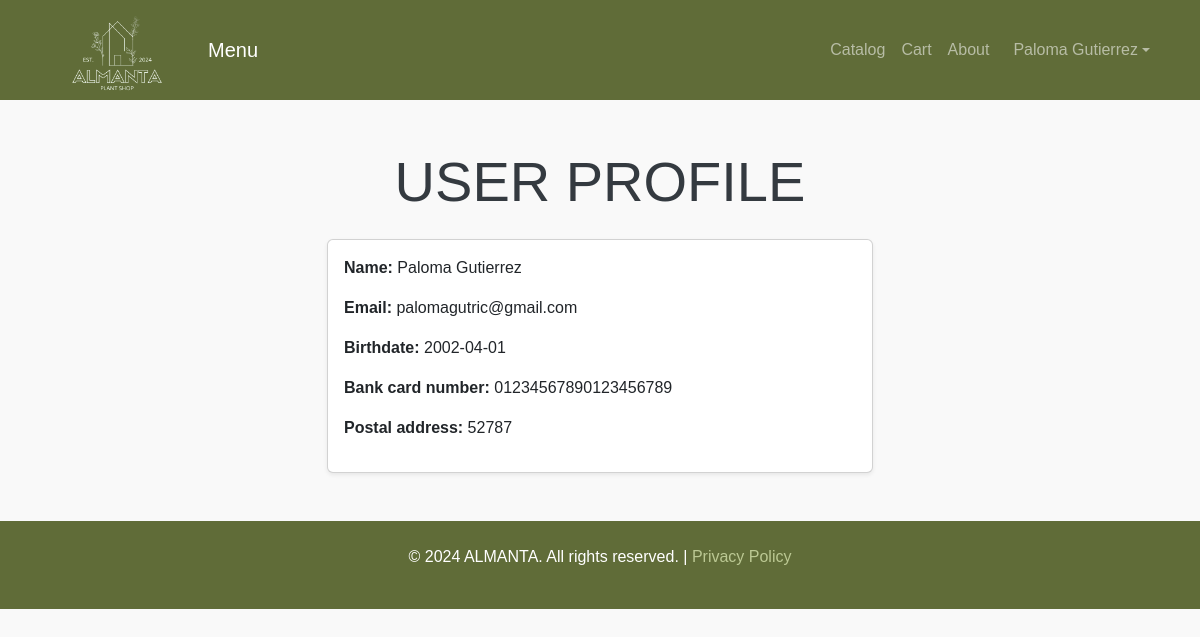
/profile.php (signed in), run on the app's committed database.
### tables this page shows
CREATE TABLE `usuarios` (
  `id` int(11) NOT NULL,
  `nombre` varchar(255) NOT NULL,
  `correo` varchar(255) NOT NULL,
  `contraseña` varchar(255) NOT NULL,
  `fecha_nacimiento` date NOT NULL,
  `num_tarjeta_bancaria` varchar(20) NOT NULL,
  `direccion_postal` varchar(255) NOT NULL
);

### profile.php (the view, shortened to what this page needs)
<?php
include('conection.php');
$user_id = $_SESSION['user_id'];
$query = "SELECT * FROM usuarios WHERE id = '$user_id'";
$result = mysqli_query($con, $query);
if ($result && mysqli_num_rows($result) == 1) {
    $user = mysqli_fetch_assoc($result);
} else {
    echo "Usuario no encontrado.";
    exit();
}
?>
<!DOCTYPE php>
<php lang="en">
    <head>
        <link href="https://cdn.jsdelivr.net/npm/bootstrap@5.3.0/dist/css/bootstrap.min.css" rel="stylesheet">
        <link rel="stylesheet" href="style.css">
    </head>
    <body>
        <nav class="navbar navbar-expand-lg navbar-dark navbar-custom">
            <div class="container">
                <a href="index.php" class="navbar-brand">
                    <img src="img/ALMANTA_logo2.png" alt="Almanta Logo" class="logo" width="300">
                </a>
                <a class="navbar-brand" href="index.php">Menu</a>
                <div class="collapse navbar-collapse" id="navbarNav">
                    <ul class="navbar-nav ms-auto">
                        <li class="nav-item"><a class="nav-link" href="catalog.php">Catalog</a></li>
                        <li class="nav-item"><a class="nav-link" href="cart.php">Cart</a></li>
                        <li class="nav-item"><a class="nav-link" href="about.php">About</a></li>
                        <li class="nav-item dropdown">
                            <a class="nav-link dropdown-toggle d-flex align-items-center" href="#" id="userDropdown"
                                role="button" data-bs-toggle="dropdown" aria-expanded="false">
                                <?php
                                echo isset($_SESSION['user_name']) ? $_SESSION['user_name'] : 'User';
                                ?>
                            </a>
                        </li>
                    </ul>
                </div>
            </div>
        </nav>
        <div class="container py-5">
            <h2 class="display-4 text-center mb-4">USER PROFILE</h2>
            <div class="row justify-content-center">
                <div class="col-md-6">
                    <div class="card shadow-sm">
                        <div class="card-body">
                            <p><strong>Name:</strong> <?php echo htmlspecialchars($user['nombre']); ?></p>
                            <p><strong>Email:</strong> <?php echo htmlspecialchars($user['correo']); ?></p>
                            <p><strong>Birthdate:</strong>
                                <?php echo htmlspecialchars($user['fecha_nacimiento']); ?></p>
                            <p><strong>Bank card number:</strong>
                                <?php echo htmlspecialchars($user['num_tarjeta_bancaria']); ?></p>
                            <p><strong>Postal address:</strong>
                                <?php echo htmlspecialchars($user['direccion_postal']); ?>
                            </p>
                        </div>
                    </div>
                </div>
            </div>
        </div>
        <footer class="footer py-4 text-center">
            <p>&copy; 2024 ALMANTA. All rights reserved. | <a href="" style="color: white;">Privacy
                    Policy</a></p>
        </footer>
    </body>
</php>

### css/style.css (style rules this page uses)
body { font-family: 'Arial', sans-serif; color: var(--text-color); background-color: var(--bg-light); }
.navbar, .footer { background-color: var(--theme-color); }
.navbar { padding-top: 0; padding-bottom: 0; height: 100px; }
.navbar .logo { max-height: 150px; height: auto; width: auto; padding: 0; margin: 0; }
.footer p { color: white; }
.text-center a { color: #BBC893 !important; text-decoration: none; }

### data on the page
usuarios: nombre "Paloma Gutierrez", correo "palomagutric@gmail.com", fecha_nacimiento "2002-04-01", num_tarjeta_bancaria "01234567890123456789", direccion_postal "52787"

### other printed values
$_SESSION['user_name'] "Paloma Gutierrez"
